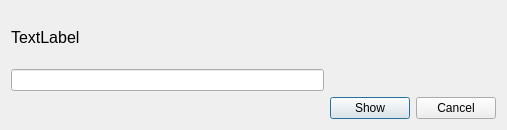
<?xml version="1.0" encoding="UTF-8"?>
<ui version="4.0">
 <class>dialog</class>
 <widget class="QDialog" name="dialog">
  <property name="geometry">
   <rect>
    <x>0</x>
    <y>0</y>
    <width>507</width>
    <height>130</height>
   </rect>
  </property>
  <property name="windowTitle">
   <string>Dialog</string>
  </property>
  <layout class="QGridLayout" name="gridLayout_3">
   <item row="0" column="0">
    <widget class="QLabel" name="label">
     <property name="font">
      <font>
       <pointsize>12</pointsize>
      </font>
     </property>
     <property name="text">
      <string>TextLabel</string>
     </property>
    </widget>
   </item>
   <item row="1" column="0">
    <widget class="QLineEdit" name="lineEdit"/>
   </item>
   <item row="2" column="1">
    <widget class="QPushButton" name="pushButton">
     <property name="text">
      <string>Show</string>
     </property>
    </widget>
   </item>
   <item row="2" column="2">
    <widget class="QPushButton" name="pushButton_2">
     <property name="text">
      <string>Cancel</string>
     </property>
    </widget>
   </item>
  </layout>
 </widget>
 <resources/>
 <connections/>
</ui>
